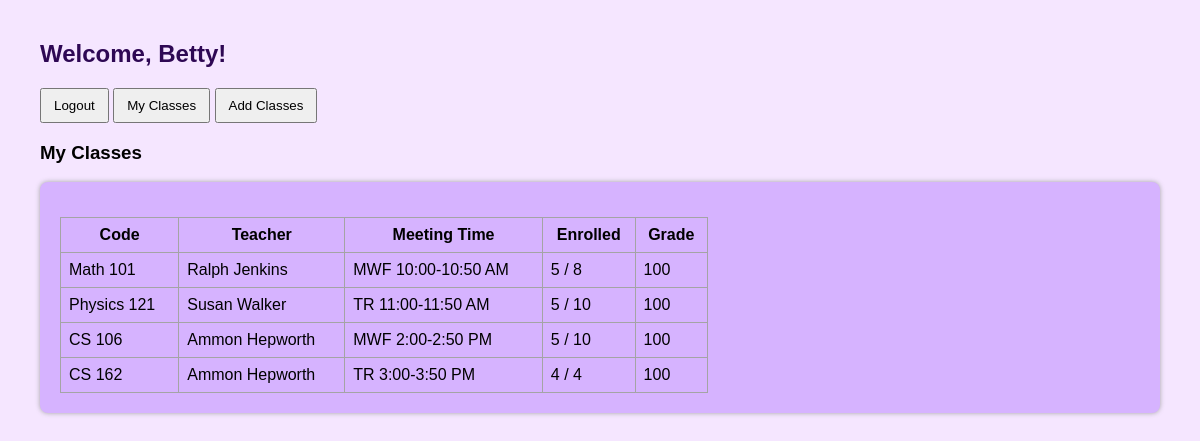
/student/dashboard (signed in), run on the app's committed database.
### models.py (models this page shows, shortened)
class User(UserMixin, db.Model):
    __tablename__ = "users"
    id = db.Column(db.Integer, primary_key=True)
    username = db.Column(db.String(80), unique=True, nullable=False)
    email = db.Column(db.String(120), unique=True, nullable=False)
    password = db.Column(db.String(200), nullable=False)
    role = db.Column(db.String(20), nullable=False, default="student")
    first_name = db.Column(db.String(80), nullable=False)
    last_name = db.Column(db.String(80), nullable=False)

class Enrollment(db.Model):
    __tablename__ = "enrollments"
    id = db.Column(db.Integer, primary_key=True)
    student_id = db.Column(db.Integer, db.ForeignKey("users.id"), nullable=False)
    course_id = db.Column(db.Integer, db.ForeignKey("courses.id"), nullable=False)
    grade = db.Column(db.String(5))
    status = db.Column(db.String(20), nullable=False, default="active")
    student = db.relationship("User", backref="enrollments", foreign_keys=[student_id])
    course = db.relationship("Course", backref="enrollments")

class Course(db.Model):
    __tablename__ = "courses"
    id = db.Column(db.Integer, primary_key=True)
    code = db.Column(db.String(20), unique=True, nullable=False)
    meeting_time = db.Column(db.String(50))
    capacity = db.Column(db.Integer, nullable=False, default=30)
    teacher_id = db.Column(db.Integer, db.ForeignKey("users.id"))
    teacher = db.relationship("User", backref = "taught_courses")
    @property
    def enrollment_count(self):
        return len([e for e in self.enrollments if e.status == "active"])

### app.py (the view)
@app.route("/student/dashboard")
@login_required
def student_dashboard():
    enrollments = Enrollment.query.filter_by(student_id=current_user.id, status="active").all()
    courses = Course.query.all()
    return render_template("student_dashboard.html", enrollments=enrollments, courses=courses)

### app.py (called while the page is built)
@login_manager.user_loader
def load_user(user_id):
    return User.query.get(int(user_id))

### templates/student_dashboard.html (shortened to what this page needs)
<!DOCTYPE html>
<html lang="en">
    <head>
        <link rel="stylesheet" href="/static/styles.css">
</head>
<body>
    <h2>Welcome, {{ current_user.first_name }}!</h2>
    <form action="/logout" method="GET" style="display:inline;">
        <button type="submit">Logout</button>
    </form>
    <button onclick="showTab('my-classes')">My Classes</button>
    <button onclick="showTab('add-classes')">Add Classes</button>
    <div id="my-classes">
        <h3>My Classes</h3>
        <section>
            <table border="1">
                <tr>
                    <th>Code</th>
                    <th>Teacher</th>
                    <th>Meeting Time</th>
                    <th>Enrolled</th>
                    <th>Grade</th>
                </tr>
                {% for enrollment in enrollments %}
                <tr>
                    <td>{{ enrollment.course.code }}</td>
                    <td>{{ enrollment.course.teacher.first_name }} {{ enrollment.course.teacher.last_name }}</td>
                    <td>{{ enrollment.course.meeting_time }}</td>
                    <td>{{ enrollment.course.enrollment_count }} / {{ enrollment.course.capacity }}</td>
                    <td>{{ enrollment.grade or "N/A" }}</td>
                </tr>
                {% endfor %}
            </table>
        </section>
    </div>
</body>
</html>

### static/styles.css (style rules this page uses)
body { font-family: Arial, Helvetica, sans-serif; margin: 40px; background: #f5e6ff; }
h2 { color: #2e0854; }
section { background: #d6b3ff; padding: 20px; margin-bottom: 25px; border-radius: 8px; box-shadow: 0 0 5px #a4a4a5; }
button { padding: 8px 12px; cursor:pointer; }
table { margin-top:15px; border-collapse:collapse; width:60%; }
td,th { border: 1px solid #a4a4a5; padding: 8px; }

### data on the page
User: first_name "Betty"
Enrollment: course.code "Math 101", course.teacher.first_name "Ralph", course.teacher.last_name "Jenkins", course.meeting_time "MWF 10:00-10:50 AM", course.enrollment_count "5", course.capacity "8", grade "100"
Enrollment: course.code "Physics 121", course.teacher.first_name "Susan", course.teacher.last_name "Walker", course.meeting_time "TR 11:00-11:50 AM", course.enrollment_count "5", course.capacity "10", grade "100"
Enrollment: course.code "CS 106", course.teacher.first_name "Ammon", course.teacher.last_name "Hepworth", course.meeting_time "MWF 2:00-2:50 PM", course.enrollment_count "5", course.capacity "10", grade "100"
Enrollment: course.code "CS 162", course.teacher.first_name "Ammon", course.teacher.last_name "Hepworth", course.meeting_time "TR 3:00-3:50 PM", course.enrollment_count "4", course.capacity "4", grade "100"
